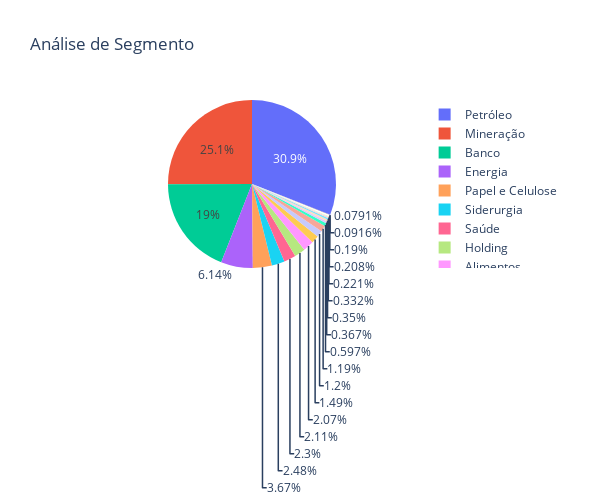

Source (notebook cell):
### Code cell
fig_analise_segmento_subiu = px.pie(df_analise_segmento_subiu, names='segmento',values='variacao_rs',title='Análise de Segmento')

fig_analise_segmento_subiu.update_layout(width=600, height=500)

fig_analise_segmento_subiu.show()

### Figure 1 — Plotly figure (JSON) as saved in the notebook; plotly's stock layout.template omitted (floating-point values rounded to 4 significant figures)
{"data": [{"domain": {"x": [0, 1], "y": [0, 1]}, "hovertemplate": "segmento=%{label}<br>variacao_rs=%{value}<extra></extra>", "labels": ["Alimentos", "Aviação", "Banco", "Construção", "Educação", "Energia", "Holding", "Imobiliário", "Logística", "Meios de Pagamento", "Mineração", "Moda", "Papel e Celulose", "Petróleo", "Química", "Saúde", "Shopping Centers", "Siderurgia", "Tecnologia", "Telecomunicações", "Varejo"], "legendgroup": "", "name": "", "showlegend": true, "type": "pie", "values": [407800000.0, 65450000.0, 3741000000.0, 37530000.0, 72300000.0, 1210000000.0, 416100000.0, 18070000.0, 233900000.0, 43660000.0, 4940000000.0, 41020000.0, 722900000.0, 6093000000.0, 69050000.0, 453900000.0, 117700000.0, 489900000.0, 15600000.0, 292900000.0, 237200000.0]}], "layout": {"height": 500, "legend": {"tracegroupgap": 0}, "title": {"text": "Análise de Segmento"}, "width": 600}}
